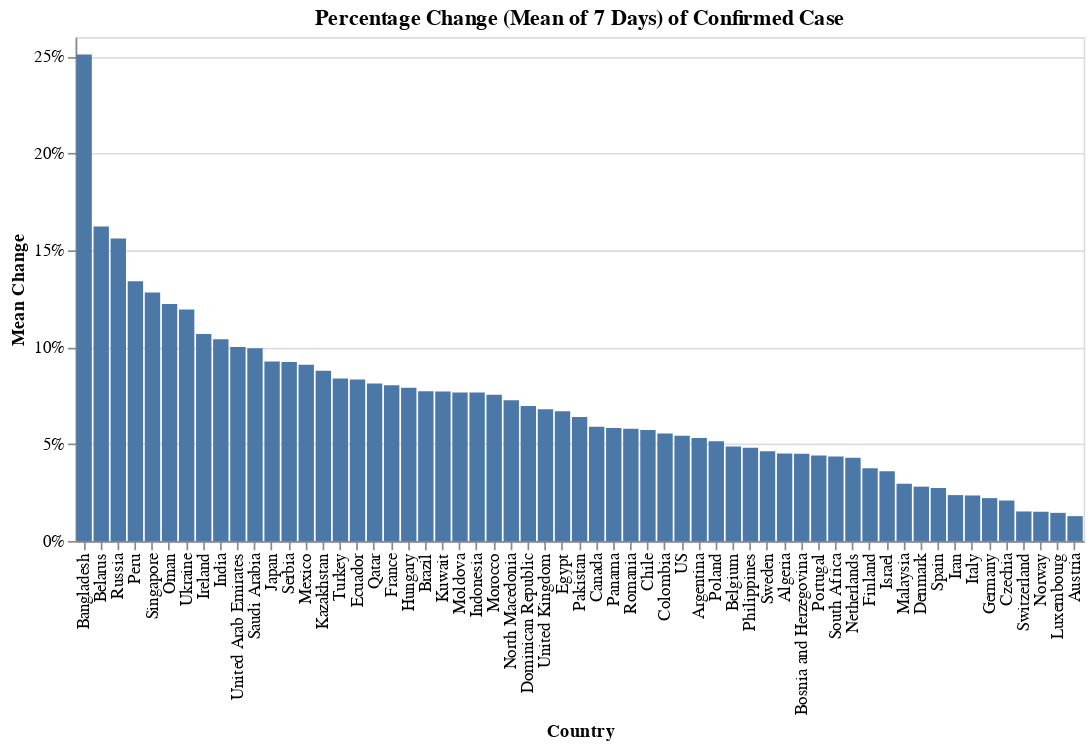

Notebook code cell kept with this figure:
### Code cell
#hide_input
def df_summary(_df):
  _summary = _df.groupby(['Date', 'Country']).sum().unstack().xs('Cases', axis=1).tail(2).reset_index(drop=True).transpose()
  _summary['New'] = _summary.diff(axis=1)[1]
  _summary['Change'] = _summary.pct_change(axis=1)[1]
  _df_pct_chg = _df.groupby(['Date', 'Country']).sum().unstack().xs('Cases', axis=1).pct_change().rolling(window=7).mean()[-1:] \
                        .reset_index(drop=True).transpose().sort_values(by=0,ascending=False).rename(columns={0: 'Change_Mean_7D'})
  #df_confirmed_pct_mean_latest = df_confirmed_pct_mean
  _summary = pd.merge(_summary, _df_pct_chg, on = 'Country')
  _summary['Trending'] = _summary['Change'] - _summary['Change_Mean_7D']
  _summary = _summary.drop(columns=0).rename(columns={1: 'Total'}).sort_values(by=['Total', 'New', 'Trending'], ascending=False)
  return _summary

df_summary_confirmed = df_summary(df_confirmed)
df_confirmed_major = df_summary_confirmed[(df_summary_confirmed['New'] > 50) & (df_summary_confirmed['Total'] > 1000)].reset_index()

alt.Chart(df_confirmed_major).mark_bar().encode(
    alt.X('Country:N', sort='-y'),
    alt.Y('Change_Mean_7D:Q', axis=alt.Axis(format='%'), title='Mean Change'),
    tooltip=list(df_confirmed_major)
).properties(
    width=600,
    title='Percentage Change (Mean of 7 Days) of Confirmed Case'
)

### Figure 1 — Vega-Lite specification as saved in the notebook (floating-point values rounded to 4 significant figures)
{"config": {"view": {"continuousWidth": 400, "continuousHeight": 300}}, "data": {"name": "data-225b650476f8c589549404f8a5d2da0d"}, "mark": "bar", "encoding": {"tooltip": [{"type": "nominal", "field": "Country"}, {"type": "quantitative", "field": "Total"}, {"type": "quantitative", "field": "New"}, {"type": "quantitative", "field": "Change"}, {"type": "quantitative", "field": "Change_Mean_7D"}, {"type": "quantitative", "field": "Trending"}], "x": {"type": "nominal", "field": "Country", "sort": "-y"}, "y": {"type": "quantitative", "axis": {"format": "%"}, "field": "Change_Mean_7D", "title": "Mean Change"}}, "title": "Percentage Change (Mean of 7 Days) of Confirmed Case", "width": 600, "$schema": "https://vega.github.io/schema/vega-lite/v4.8.1.json", "datasets": {"data-225b650476f8c589549404f8a5d2da0d": [{"Country": "US", "Total": 667801, "New": 31450.0, "Change": 0.04942, "Change_Mean_7D": 0.05427, "Trending": -0.00485}, {"Country": "Spain", "Total": 184948, "New": 7304.0, "Change": 0.04112, "Change_Mean_7D": 0.02728, "Trending": 0.01383}, {"Country": "Italy", "Total": 168941, "New": 3786.0, "Change": 0.02292, "Change_Mean_7D": 0.02347, "Trending": -0.0005507}, {"Country": "France", "Total": 147091, "New": 12510.0, "Change": 0.09295, "Change_Mean_7D": 0.08035, "Trending": 0.0126}, {"Country": "Germany", "Total": 137698, "New": 2945.0, "Change": 0.02185, "Change_Mean_7D": 0.0221, "Trending": -0.0002431}, {"Country": "United Kingdom", "Total": 104145, "New": 4662.0, "Change": 0.04686, "Change_Mean_7D": 0.06798, "Trending": -0.02111}, {"Country": "Iran", "Total": 77995, "New": 1606.0, "Change": 0.02102, "Change_Mean_7D": 0.02366, "Trending": -0.002637}, {"Country": "Turkey", "Total": 74193, "New": 4801.0, "Change": 0.06919, "Change_Mean_7D": 0.08381, "Trending": -0.01462}, {"Country": "Belgium", "Total": 34809, "New": 1236.0, "Change": 0.03682, "Change_Mean_7D": 0.04871, "Trending": -0.0119}, {"Country": "Canada", "Total": 30808, "New": 2600.0, "Change": 0.09217, "Change_Mean_7D": 0.0589, "Trending": 0.03327}, {"Country": "Brazil", "Total": 30425, "New": 2105.0, "Change": 0.07433, "Change_Mean_7D": 0.07728, "Trending": -0.002949}, {"Country": "Netherlands", "Total": 29383, "New": 1067.0, "Change": 0.03768, "Change_Mean_7D": 0.04293, "Trending": -0.005249}, {"Country": "Russia", "Total": 27938, "New": 3448.0, "Change": 0.1408, "Change_Mean_7D": 0.156, "Trending": -0.01521}, {"Country": "Switzerland", "Total": 26732, "New": 396.0, "Change": 0.01504, "Change_Mean_7D": 0.01522, "Trending": -0.0001862}, {"Country": "Portugal", "Total": 18841, "New": 750.0, "Change": 0.04146, "Change_Mean_7D": 0.04415, "Trending": -0.002689}, {"Country": "Austria", "Total": 14476, "New": 140.0, "Change": 0.009766, "Change_Mean_7D": 0.0128, "Trending": -0.003038}, {"Country": "India", "Total": 13430, "New": 1108.0, "Change": 0.08992, "Change_Mean_7D": 0.1041, "Trending": -0.01414}, {"Country": "Ireland", "Total": 13271, "New": 724.0, "Change": 0.0577, "Change_Mean_7D": 0.1067, "Trending": -0.04904}, {"Country": "Israel", "Total": 12758, "New": 257.0, "Change": 0.02056, "Change_Mean_7D": 0.03591, "Trending": -0.01535}, {"Country": "Sweden", "Total": 12540, "New": 613.0, "Change": 0.0514, "Change_Mean_7D": 0.04623, "Trending": 0.005168}, {"Country": "Peru", "Total": 12491, "New": 1016.0, "Change": 0.08854, "Change_Mean_7D": 0.134, "Trending": -0.04543}, {"Country": "Chile", "Total": 8807, "New": 534.0, "Change": 0.06455, "Change_Mean_7D": 0.05718, "Trending": 0.007368}, {"Country": "Japan", "Total": 8626, "New": 526.0, "Change": 0.06494, "Change_Mean_7D": 0.09264, "Trending": -0.0277}, {"Country": "Ecuador", "Total": 8225, "New": 367.0, "Change": 0.0467, "Change_Mean_7D": 0.08329, "Trending": -0.03658}, {"Country": "Poland", "Total": 7918, "New": 336.0, "Change": 0.04432, "Change_Mean_7D": 0.05146, "Trending": -0.007144}, {"Country": "Romania", "Total": 7707, "New": 491.0, "Change": 0.06804, "Change_Mean_7D": 0.05791, "Trending": 0.01014}, {"Country": "Denmark", "Total": 7074, "New": 198.0, "Change": 0.0288, "Change_Mean_7D": 0.02802, "Trending": 0.0007769}, {"Country": "Pakistan", "Total": 6919, "New": 536.0, "Change": 0.08397, "Change_Mean_7D": 0.0639, "Trending": 0.02007}, {"Country": "Norway", "Total": 6896, "New": 156.0, "Change": 0.02315, "Change_Mean_7D": 0.01507, "Trending": 0.008071}, {"Country": "Czechia", "Total": 6433, "New": 217.0, "Change": 0.03491, "Change_Mean_7D": 0.02086, "Trending": 0.01405}, {"Country": "Saudi Arabia", "Total": 6380, "New": 518.0, "Change": 0.08837, "Change_Mean_7D": 0.09941, "Trending": -0.01105}, {"Country": "Mexico", "Total": 5847, "New": 448.0, "Change": 0.08298, "Change_Mean_7D": 0.09095, "Trending": -0.007974}, {"Country": "United Arab Emirates", "Total": 5825, "New": 460.0, "Change": 0.08574, "Change_Mean_7D": 0.1, "Trending": -0.01429}, {"Country": "Philippines", "Total": 5660, "New": 207.0, "Change": 0.03796, "Change_Mean_7D": 0.04807, "Trending": -0.01011}, {"Country": "Indonesia", "Total": 5516, "New": 380.0, "Change": 0.07399, "Change_Mean_7D": 0.07658, "Trending": -0.002595}, {"Country": "Serbia", "Total": 5318, "New": 445.0, "Change": 0.09132, "Change_Mean_7D": 0.09235, "Trending": -0.001027}, {"Country": "Malaysia", "Total": 5182, "New": 110.0, "Change": 0.02169, "Change_Mean_7D": 0.02952, "Trending": -0.007835}, {"Country": "Singapore", "Total": 4427, "New": 728.0, "Change": 0.1968, "Change_Mean_7D": 0.1281, "Trending": 0.0687}, {"Country": "Belarus", "Total": 4204, "New": 476.0, "Change": 0.1277, "Change_Mean_7D": 0.1622, "Trending": -0.03448}, {"Country": "Ukraine", "Total": 4161, "New": 397.0, "Change": 0.1055, "Change_Mean_7D": 0.1194, "Trending": -0.01394}, {"Country": "Qatar", "Total": 4103, "New": 392.0, "Change": 0.1056, "Change_Mean_7D": 0.08128, "Trending": 0.02435}, {"Country": "Dominican Republic", "Total": 3755, "New": 141.0, "Change": 0.03901, "Change_Mean_7D": 0.06966, "Trending": -0.03065}, {"Country": "Panama", "Total": 3751, "New": 177.0, "Change": 0.04952, "Change_Mean_7D": 0.0583, "Trending": -0.008777}, {"Country": "Luxembourg", "Total": 3444, "New": 71.0, "Change": 0.02105, "Change_Mean_7D": 0.0145, "Trending": 0.006545}, {"Country": "Finland", "Total": 3369, "New": 132.0, "Change": 0.04078, "Change_Mean_7D": 0.03751, "Trending": 0.003269}, {"Country": "Colombia", "Total": 3233, "New": 128.0, "Change": 0.04122, "Change_Mean_7D": 0.05544, "Trending": -0.01421}, {"Country": "Egypt", "Total": 2673, "New": 168.0, "Change": 0.06707, "Change_Mean_7D": 0.06691, "Trending": 0.0001605}, {"Country": "South Africa", "Total": 2605, "New": 99.0, "Change": 0.03951, "Change_Mean_7D": 0.04362, "Trending": -0.004115}, {"Country": "Argentina", "Total": 2571, "New": 128.0, "Change": 0.05239, "Change_Mean_7D": 0.05317, "Trending": -0.0007762}, {"Country": "Morocco", "Total": 2283, "New": 259.0, "Change": 0.128, "Change_Mean_7D": 0.07546, "Trending": 0.0525}, {"Country": "Algeria", "Total": 2268, "New": 108.0, "Change": 0.05, "Change_Mean_7D": 0.04508, "Trending": 0.004924}, {"Country": "Moldova", "Total": 2154, "New": 105.0, "Change": 0.05124, "Change_Mean_7D": 0.07661, "Trending": -0.02537}, {"Country": "Hungary", "Total": 1652, "New": 73.0, "Change": 0.04623, "Change_Mean_7D": 0.07901, "Trending": -0.03278}, {"Country": "Bangladesh", "Total": 1572, "New": 341.0, "Change": 0.277, "Change_Mean_7D": 0.251, "Trending": 0.02604}, {"Country": "Kuwait", "Total": 1524, "New": 119.0, "Change": 0.0847, "Change_Mean_7D": 0.07715, "Trending": 0.007546}, {"Country": "Kazakhstan", "Total": 1402, "New": 107.0, "Change": 0.08263, "Change_Mean_7D": 0.0878, "Trending": -0.005175}, {"Country": "Bosnia and Herzegovina", "Total": 1167, "New": 57.0, "Change": 0.05135, "Change_Mean_7D": 0.04501, "Trending": 0.006344}, {"Country": "North Macedonia", "Total": 1081, "New": 107.0, "Change": 0.1099, "Change_Mean_7D": 0.07257, "Trending": 0.03729}, {"Country": "Oman", "Total": 1019, "New": 109.0, "Change": 0.1198, "Change_Mean_7D": 0.1222, "Trending": -0.002409}]}}
